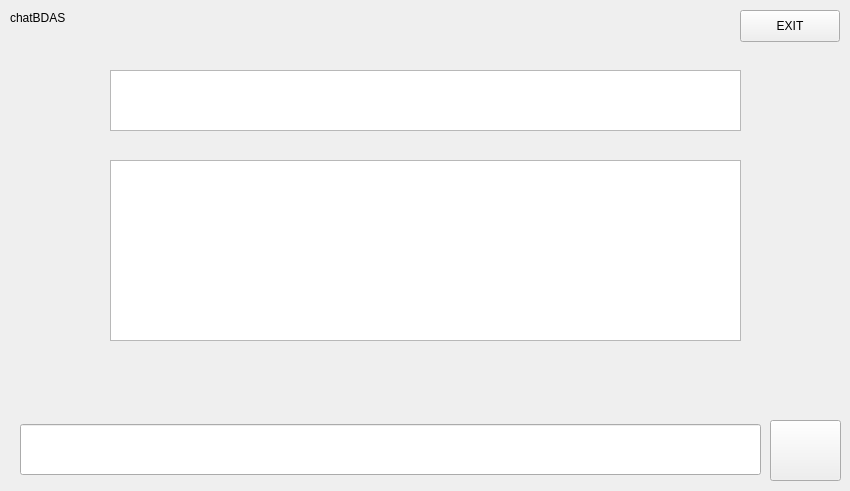
<?xml version="1.0" encoding="UTF-8"?>
<ui version="4.0">
 <class>p6_chatBDAS</class>
 <widget class="QWidget" name="p6_chatBDAS">
  <property name="geometry">
   <rect>
    <x>0</x>
    <y>0</y>
    <width>850</width>
    <height>491</height>
   </rect>
  </property>
  <property name="windowTitle">
   <string>Form</string>
  </property>
  <widget class="QLabel" name="label">
   <property name="geometry">
    <rect>
     <x>10</x>
     <y>10</y>
     <width>501</width>
     <height>16</height>
    </rect>
   </property>
   <property name="text">
    <string>chatBDAS</string>
   </property>
  </widget>
  <widget class="QLineEdit" name="lineEdit">
   <property name="geometry">
    <rect>
     <x>20</x>
     <y>424</y>
     <width>741</width>
     <height>51</height>
    </rect>
   </property>
  </widget>
  <widget class="QPushButton" name="pushButton_search">
   <property name="geometry">
    <rect>
     <x>770</x>
     <y>420</y>
     <width>71</width>
     <height>61</height>
    </rect>
   </property>
   <property name="text">
    <string/>
   </property>
   <property name="icon">
    <iconset resource="pics.qrc">
     <normaloff>:/images/data/发送-实色.png</normaloff>:/images/data/发送-实色.png</iconset>
   </property>
   <property name="iconSize">
    <size>
     <width>30</width>
     <height>30</height>
    </size>
   </property>
  </widget>
  <widget class="QTextBrowser" name="p6_textBrowser_user">
   <property name="geometry">
    <rect>
     <x>110</x>
     <y>70</y>
     <width>631</width>
     <height>61</height>
    </rect>
   </property>
  </widget>
  <widget class="QTextBrowser" name="p6_textBrowser_bdas">
   <property name="geometry">
    <rect>
     <x>110</x>
     <y>160</y>
     <width>631</width>
     <height>181</height>
    </rect>
   </property>
  </widget>
  <widget class="QLabel" name="p6_icon_user">
   <property name="geometry">
    <rect>
     <x>760</x>
     <y>70</y>
     <width>55</width>
     <height>55</height>
    </rect>
   </property>
   <property name="text">
    <string/>
   </property>
   <property name="pixmap">
    <pixmap resource="pics.qrc">:/images/data/用户 (1).png</pixmap>
   </property>
   <property name="scaledContents">
    <bool>true</bool>
   </property>
  </widget>
  <widget class="QLabel" name="p6_icon_bdas">
   <property name="geometry">
    <rect>
     <x>30</x>
     <y>160</y>
     <width>55</width>
     <height>55</height>
    </rect>
   </property>
   <property name="text">
    <string/>
   </property>
   <property name="pixmap">
    <pixmap resource="pics.qrc">:/images/data/BDAS.png</pixmap>
   </property>
   <property name="scaledContents">
    <bool>true</bool>
   </property>
  </widget>
  <widget class="QPushButton" name="p6_pushButton_exit">
   <property name="geometry">
    <rect>
     <x>740</x>
     <y>10</y>
     <width>100</width>
     <height>32</height>
    </rect>
   </property>
   <property name="text">
    <string>EXIT</string>
   </property>
  </widget>
 </widget>
 <resources>
  <include location="pics.qrc"/>
 </resources>
 <connections/>
</ui>
